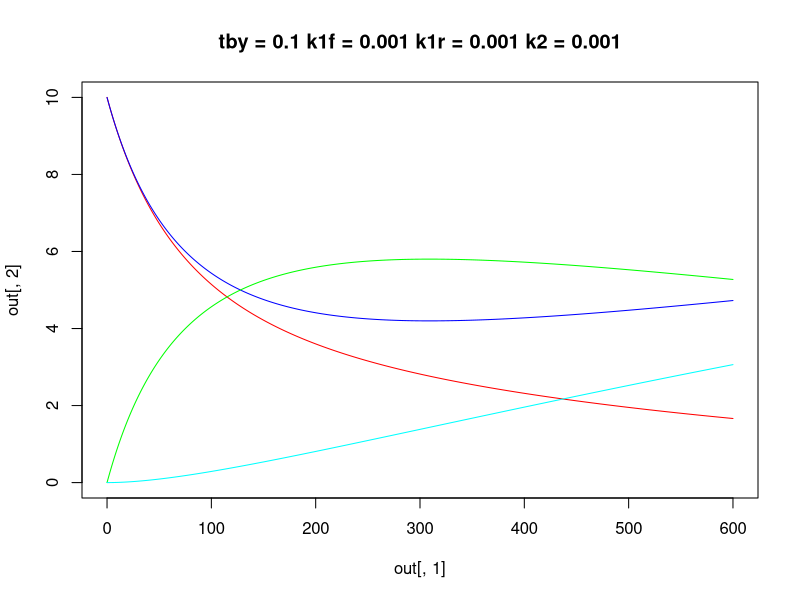

This chart was generated by the following R code:
## ---- chunk 1
library(knitr)
knitr::opts_chunk$set(comment = NA, fig.width = 5, fig.align = "center")

library(deSolve)
library(ggplot2)
library(gridExtra)

tstart <- 0
tstop <- 600
tby <- 0.1
S0 <- 10
E0 <- 10 
C0 <- 0 
P0 <- 0
k1f <- .001
k1r <- .001
k2 <- .001

enzyme <- function(t, init, parameters)
{
  with(as.list(c(init,parameters)),{
    dS <- k1r*C - k1f*S*E
    dE <- -k1f*S*E + k1r*C + k2*C
    dC <- k1f*S*E - k1r*C - k2*C
    dP <- k2*C
    list(c(dS,dE,dC,dP))  
  })
}

times <- seq(tstart, tstop, by = tby)
init <- c(S=S0,E=E0,C=C0,P=P0)

tmain <- paste("tby =",tby,"k1f =",k1f,"k1r =",k1r,"k2 =",k2)
out <- ode(y=init,time=times,func=enzyme,parms=NULL)
plot(out[,1],out[,2], type = "l",col="red",ylim=c(0,10),
     main = tmain)  
lines(out[,1],out[,3], type = "l",col="blue")
lines(out[,1],out[,4], type = "l",col="green")
lines(out[,1],out[,5], type = "l",col="cyan")
